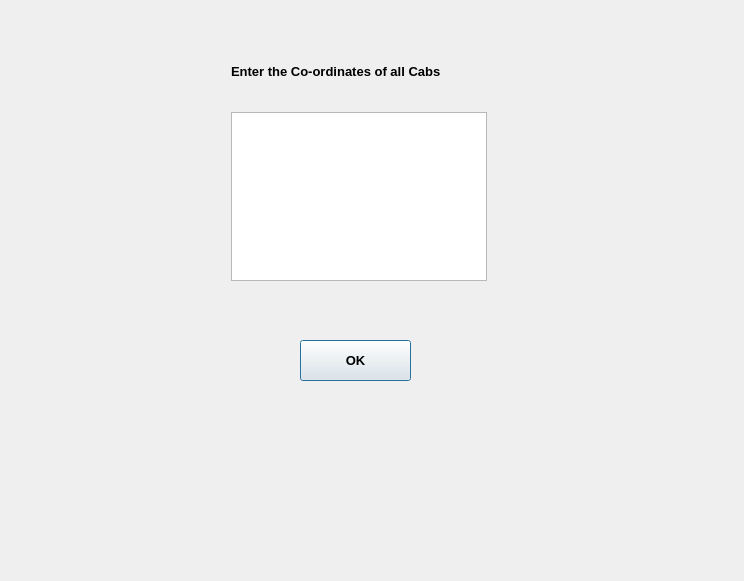
<?xml version="1.0" encoding="UTF-8"?>
<ui version="4.0">
 <class>SecDialog</class>
 <widget class="QDialog" name="SecDialog">
  <property name="geometry">
   <rect>
    <x>0</x>
    <y>0</y>
    <width>744</width>
    <height>581</height>
   </rect>
  </property>
  <property name="windowTitle">
   <string>Dialog</string>
  </property>
  <widget class="QPushButton" name="pushButton">
   <property name="geometry">
    <rect>
     <x>300</x>
     <y>340</y>
     <width>111</width>
     <height>41</height>
    </rect>
   </property>
   <property name="font">
    <font>
     <pointsize>10</pointsize>
     <weight>75</weight>
     <bold>true</bold>
    </font>
   </property>
   <property name="text">
    <string>OK</string>
   </property>
  </widget>
  <widget class="QLabel" name="label_pic">
   <property name="geometry">
    <rect>
     <x>0</x>
     <y>0</y>
     <width>741</width>
     <height>581</height>
    </rect>
   </property>
   <property name="text">
    <string/>
   </property>
  </widget>
  <widget class="QTextEdit" name="textEdit">
   <property name="geometry">
    <rect>
     <x>231</x>
     <y>112</y>
     <width>256</width>
     <height>169</height>
    </rect>
   </property>
  </widget>
  <widget class="QLabel" name="label">
   <property name="geometry">
    <rect>
     <x>231</x>
     <y>61</y>
     <width>287</width>
     <height>21</height>
    </rect>
   </property>
   <property name="font">
    <font>
     <pointsize>10</pointsize>
     <weight>75</weight>
     <bold>true</bold>
    </font>
   </property>
   <property name="text">
    <string>Enter the Co-ordinates of all Cabs</string>
   </property>
  </widget>
  <zorder>label_pic</zorder>
  <zorder>pushButton</zorder>
  <zorder>textEdit</zorder>
  <zorder>label</zorder>
 </widget>
 <resources/>
 <connections/>
</ui>
